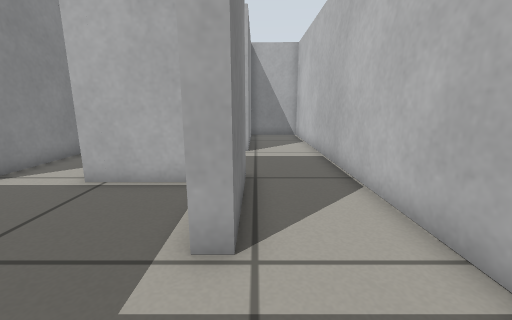
view 1 (above)

19 first-person views from a walk through a robot-simulator world made for Gazebo. The camera is 0.5 m above the floor, tilts 12° down and sees 90° across. The floor is counted in squares, 0.25 m on a side. Each view is taken from the middle of a square. On the plan, view 1 faces up. The plan holds only what a view shows up to about 16 squares ahead; the rest is blank.

view 2
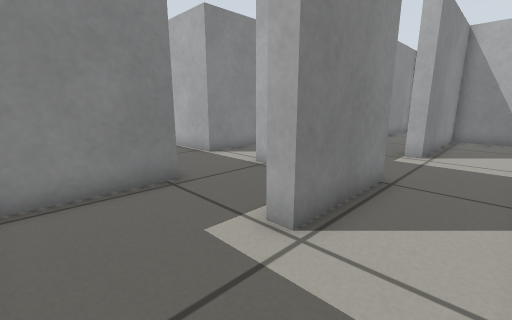

view 3
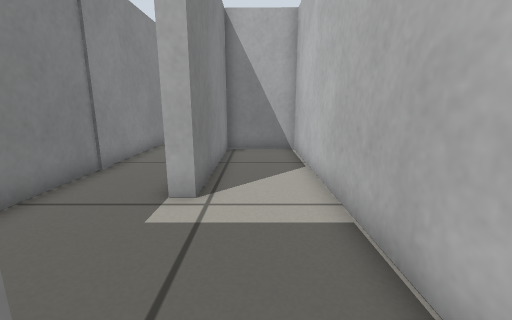

view 4
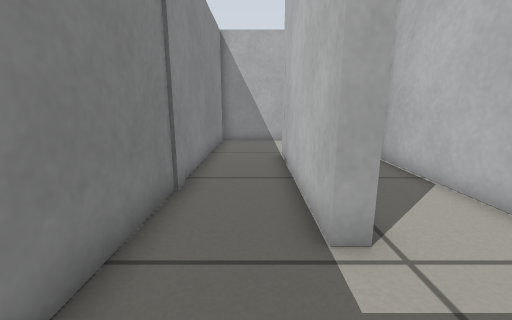

view 5
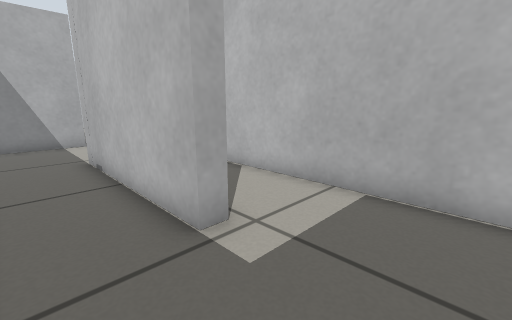

view 6
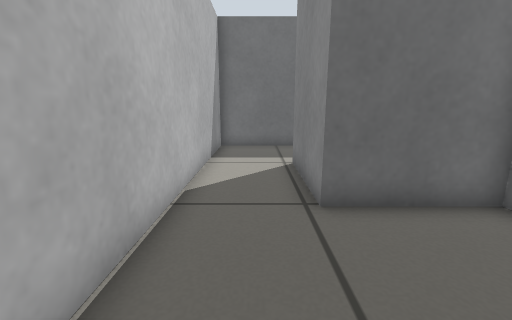

view 7
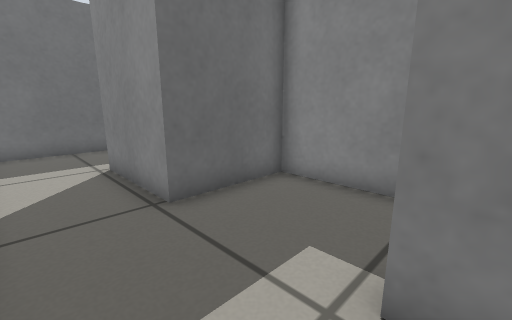

view 8
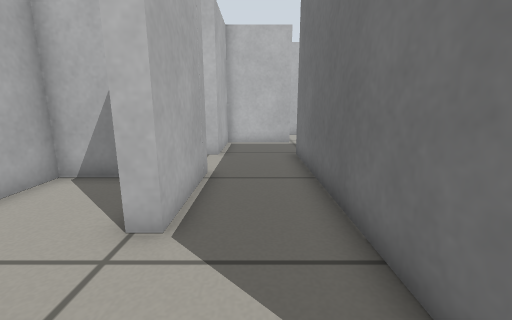

view 9
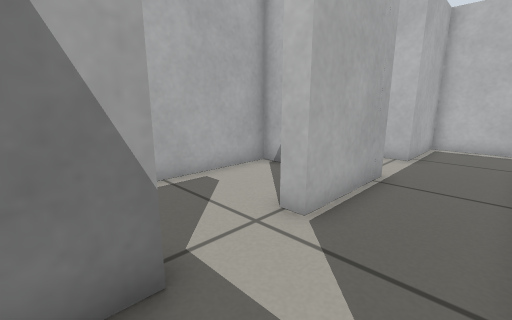

view 10
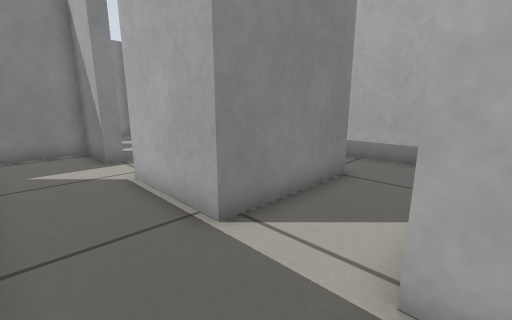

view 11
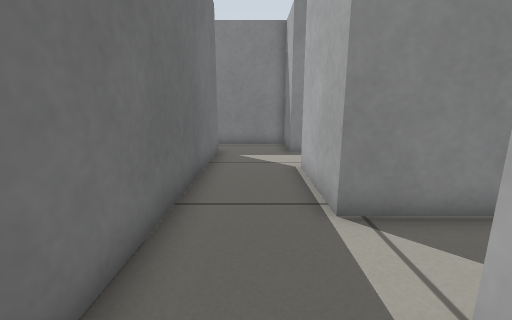

view 12
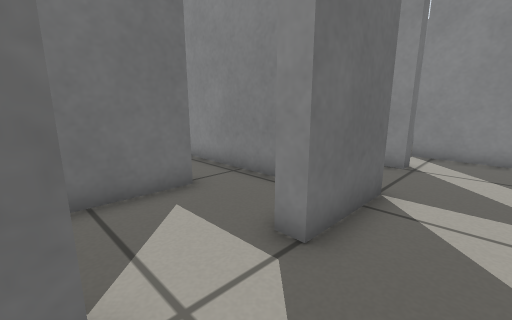

view 13
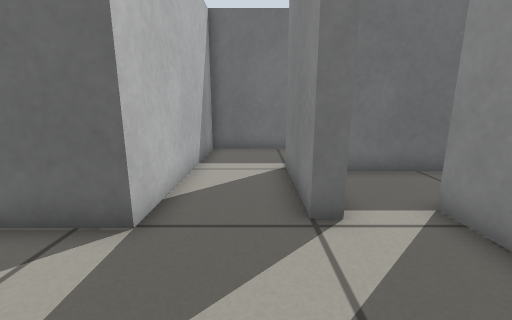

view 14
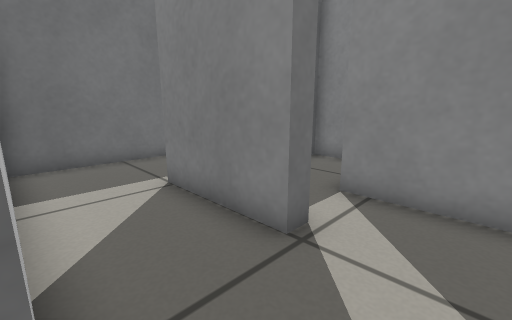

view 15
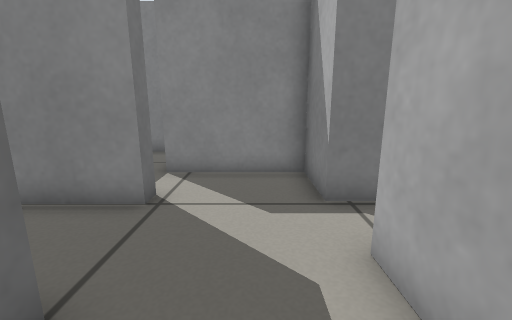

view 16
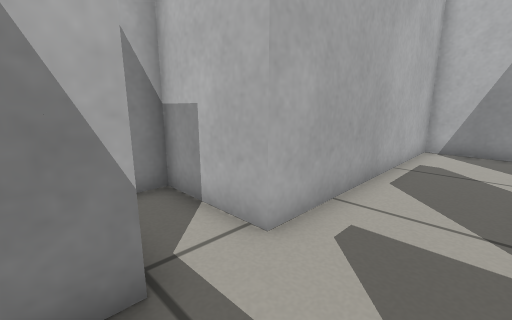

view 17
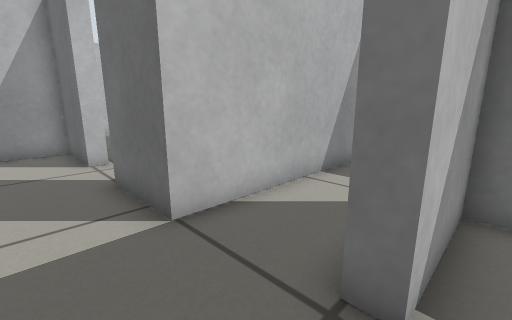

view 18
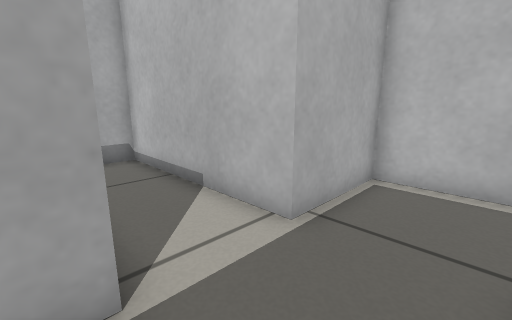

view 19
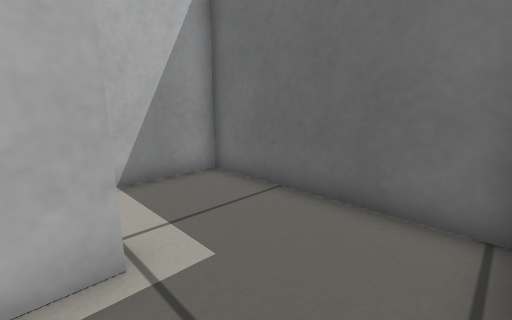

### Floor plan
Points are (right, up) in squares from view 1. A wall is a line through its corners. A room is listed if a view was taken in it or the views show most of it. See-through windows are left out.
Room 1 (views 1, 2, 3, 6, 7)
walls: (-1.5, 7.1) (-0.3, 7.1) (-0.3, 3.2) (-0.9, 3.2); (-1.5, -0.9) (2.8, -0.9) (2.8, 17.8) (-0.3, 17.8) (-0.3, 11.4) (-0.9, 11.4)
ways out: opening at (-0.5, 9.5) to room 2; opening at (-0.5, 1) to room 8
Room 2 (views 4, 5)
walls: (-0.9, 11.4) (-0.9, 18.5); (-1.5, 22.9) (-4, 22.9) (-4, 7.1) (-1.5, 7.1)
ways out: opening at (-0.5, 9.5) to room 1; opening at (-0.5, 20.5)
Room 3 (views 8, 9)
walls: (-13.9, 6.5) (-16.4, 6.5) (-16.4, 3.6)
ways out: opening at (-14, 4.5) to room 6; opening at (-15, 3)
Room 4 (views 10, 11, 19)
walls: (-0.9, 3.2) (-0.9, 6.5) (-4.6, 6.5); (-5.4, 3.3) (-4.4, 3.3)
ways out: opening at (-4.5, 5) to room 6; opening at (-2.5, 3) to room 8
Room 5 (views 12, 13, 14, 15, 16, 17)
walls: (-20.6, 6.7) (-20, 6.7) (-20, 2.6); (-21.7, -0.9) (-17, -0.9) (-17, 7.1) (-13.9, 7.1); (-20.2, 11.6) (-20.2, 10.6) (-21.4, 10.6); (-11.2, 7.1) (-8, 7.1) (-8, 10.6) (-18.2, 10.6) (-18.2, 13.9) (-19, 13.9)
ways out: opening at (-12.5, 6.5) to room 6; opening at (-20.5, 8)
Room 6 (view 18)
walls: (-13.9, 7.1) (-13.9, 6.5); (-14.4, 3.3) (-5.4, 3.3); (-7.4, 11.2) (-7.4, 6.5) (-11.2, 6.5) (-11.2, 7.1); (-4.6, 6.5) (-4.6, 13.9) (-8.7, 13.9)
ways out: opening at (-14, 4.5) to room 3; opening at (-4.5, 5) to room 4; opening at (-12.5, 6.5) to room 5
Room 7 (no view inside)
walls: (-26.1, 5.5) (-26.1, 3.3) (-20.6, 3.3) (-20.6, 5.5)
ways out: opening at (-22, 6)
Room 8 (no view inside)
walls: (-4.2, -0.9) (-1.5, -0.9); (-4.4, 3.3) (-4.4, -0.3)
ways out: opening at (-0.5, 1) to room 1; opening at (-2.5, 3) to room 4

Positions as (right, up) in squares from view 1, and headings:
1: (0, 0), facing up
2: (2, 0), facing up-left
3: (1, 6), facing up
4: (-2, 8), facing up
5: (-3, 8), facing up-right
6: (1, 12), facing down
7: (2, 12), facing down-left
8: (-15, 5), facing right
9: (-15, 4), facing up-right
10: (-4, 4), facing up-left
11: (-3, 5), facing left
12: (-11, 9), facing down-left
13: (-19, 11), facing down
14: (-17, 9), facing down-left
15: (-15, 9), facing left
16: (-21, 8), facing up-right
17: (-21, 9), facing down-right
18: (-8, 4), facing up-right
19: (-4, 4), facing down-right
